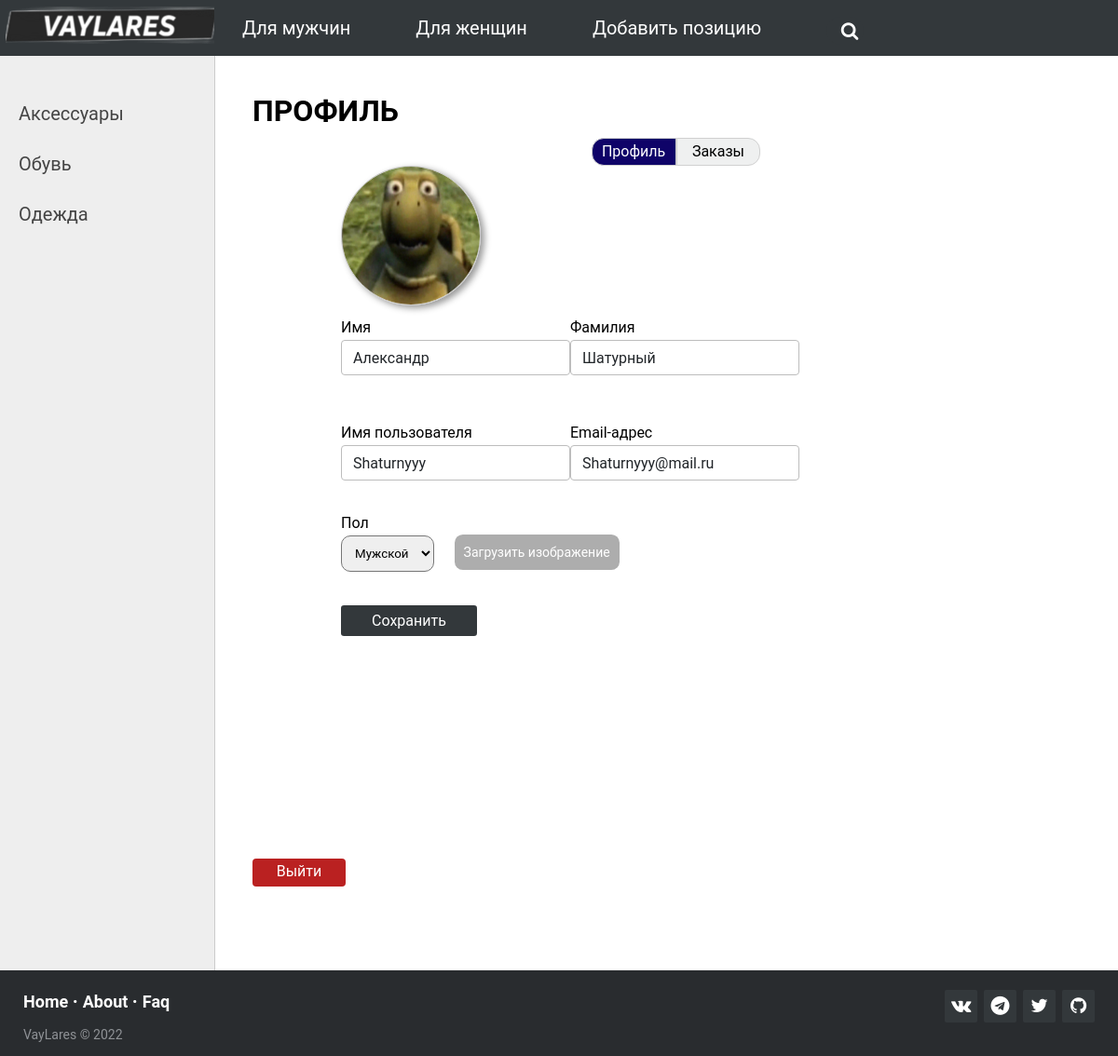
/profile/ (signed in), run on an earlier commit of the app's database.
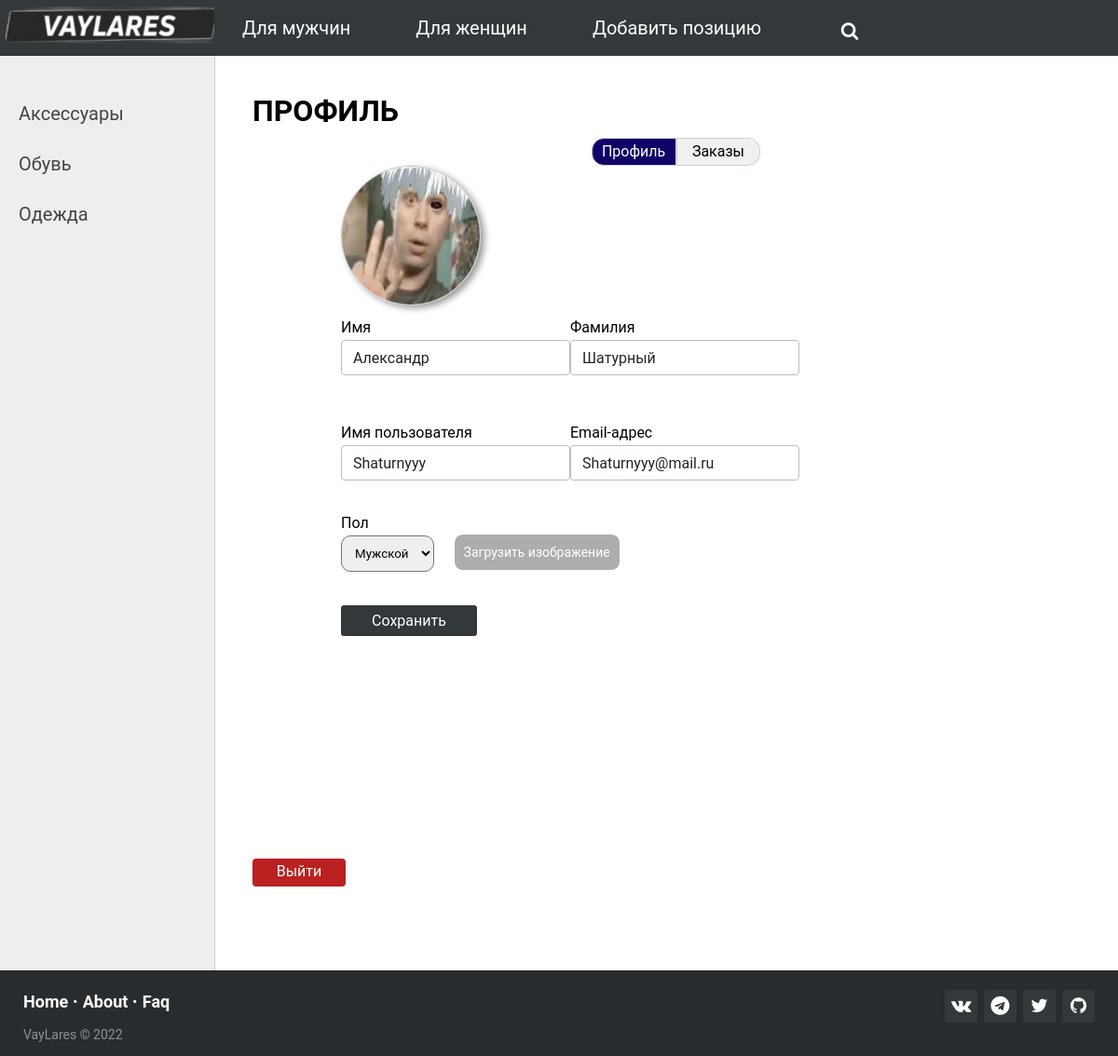
And on a later commit of the database.
### clothes/models.py (models this page shows)
class User(AbstractUser):
    Man = 'Мужcкой'
    Woman = 'Женский'
    GENDERS = [
        (Man, 'Мужcкой'),
        (Woman, 'Женский'),
    ]
    gender = models.CharField(max_length=15, choices=GENDERS, default=Man)
    image = models.ImageField(upload_to='user-images', null=True, blank=True)
    class Meta:
        verbose_name = 'Пользователи'
        verbose_name_plural = 'Пользователи'
        ordering = ['id']

### clothes/views.py (the view, shortened to what this page needs)
# urls.py: path('profile/', Profile.as_view(), name='profile'),
class Profile(LoginRequiredMixin, DataMixin, UpdateView):
    form_class = UserProfileForm
    template_name = 'clothes/profile.html'
    raise_exception = True
    def get_context_data(self, *, object_list=None, **kwargs):
        context = super().get_context_data(**kwargs)
        c_def = self.get_user_context(title='Профиль')
        return dict(list(context.items()) + list(c_def.items()))
    def get_object(self, queryset=None):
        return self.request.user

### clothes/forms.py
class UserProfileForm(UserChangeForm):
    fields = ['first_name', 'last_name', 'image', 'username', 'gender', 'email']
    class Meta:
        model = User
        fields = ('first_name', 'last_name', 'image', 'username', 'gender', 'email')
        widgets = {
            'first_name': forms.TextInput(attrs={'class': 'text-field__input'}),
            'last_name': forms.TextInput(attrs={'class': 'text-field__input'}),
            'username': forms.TextInput(attrs={'class': 'text-field__input'}),
            'gender': forms.Select(attrs={'class': 'gender-select'}),
            'email': forms.TextInput(attrs={'class': 'text-field__input'}),
            'image': forms.FileInput(attrs={'class': 'custom-file-input'}),
        }

### cart/cart.py (called while the page is built)
    def __len__(self):
        return sum(item['quantity'] for item in self.cart.values())

### cart/context_processors.py (called while the page is built)
def cart(request):
    return {'cart': Cart(request)}

### clothes/Favourites.py (called while the page is built)
    def __len__(self):
        return len(self.fav)

### clothes/context_processors.py (called while the page is built)
def fav(request):
    return {'fav': Favour(request)}

### clothes/models.py (called while the page is built)
    def get_absolute_url(self):
        return reverse('category', kwargs={'category_slug': self.slug})

### clothes/templates/clothes/profile.html (shortened to what this page needs)
{% extends 'clothes/base.html' %}
{% load static %}
{% block content %}
<h1>ПРОФИЛЬ</h1>
<div class="profile-flex-container">
    <div class="profile-item1-selected">Профиль</div>
    <a href="{% url 'orders' %}" class="profile-item2">Заказы</a>
</div>
<div class="container">
    <div class="form-group row">
        <div class="avatar">
            <div class="avatar-container avatar-size">
                <img class="avatar-img"
                     src="{% if user.image %} {{ user.image.url }} {% else %} {% static 'clothes/images/default-avatar.jpeg' %} {% endif %}">
            </div>
        </div>
    </div>
    <form method="post" enctype="multipart/form-data">
        <div class="login-wrapper">
            <div class="login-content">
                <div class="form-group row">
                    <div class="form-group">
                        <label for="{{ form.first_name.id_for_label }}" class="text-field__label">Имя</label>
                        {{ form.first_name }}
                    </div>
                    <div>
                        <label for="{{ form.last_name.id_for_label }}" class="text-field__label">Фамилия</label>
                        {{ form.last_name }}
                    </div>
                </div>
                <div class="form-group row">
                    <div>
                        <label for="inputUsername" class="text-field__label">Имя пользователя</label>
                        {{ form.username }}
                    </div>
                    <div>
                        <label for="inputEmail" class="text-field__label">Email-адрес</label>
                        {{ form.email }}
                    </div>
                </div>
                <div class="form-group row">
                    <div>
                        <label for="{{ form.gender.id_for_label }}" class="text-field__label">Пол</label>
                        {{ form.gender }}
                    </div>
                    <label class="input-file">
                        <span>Загрузить изображение</span>
                    </label>
                </div>
                <div class="form-group row">
                    <div>
                        <button type="submit" class="button-form">Сохранить</button>
                    </div>
                </div>
            </div>
        </div>
    </form>
</div>
<a href="{% url 'logout' %}" class="logout">Выйти</a>
{% endblock content %}

What changed in the data, as far as the page shows it:
changed User "Александр": image: a different picture
